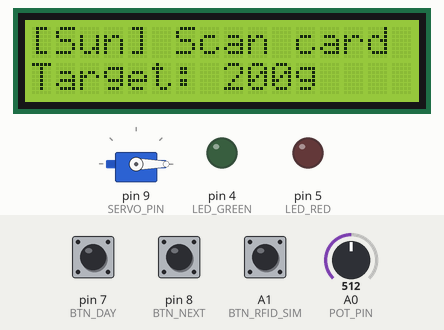
Simulated run of this sketch. Board: Arduino Uno, built with avr-gcc and run on an emulated ATmega328P. Shown: 16×2 character LCD, servo, output pins drawn as LEDs (lit = HIGH). Inputs (shaded band) come from the test bench; at power-on: A1 (BTN_RFID_SIM) HIGH, A0 (POT_PIN) = 512, pin 7 (BTN_DAY) HIGH, pin 8 (BTN_NEXT) HIGH. What the sketch prints to the serial monitor is not drawn.

Above: at 2.5 s.
2.6 s: A1 (BTN_RFID_SIM) pulled LOW for 0.15 s
At 3.5 s:
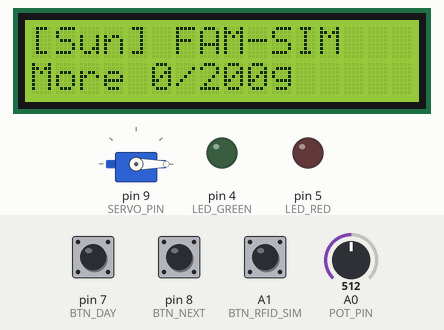
4.2 s: A0 (POT_PIN) set to 874
At 4.8 s:
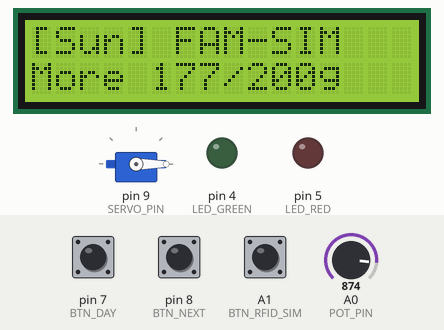
5.7 s: A0 (POT_PIN) set to 895
At 7.0 s:
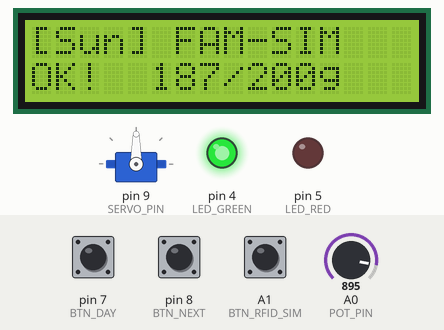
7.3 s: pin 7 (BTN_DAY) pulled LOW for 0.15 s
At 8.5 s:
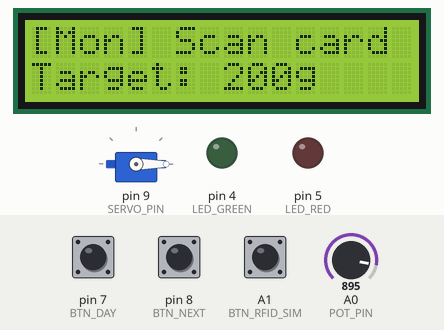
8.9 s: pin 7 (BTN_DAY) pulled LOW for 1 s
At 9.8 s:
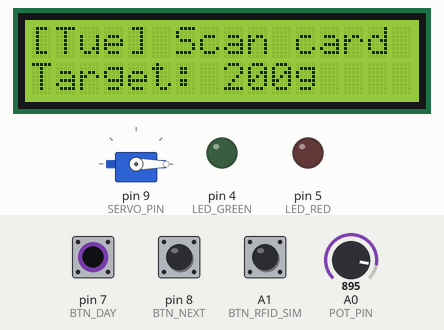
11.4 s: pin 7 (BTN_DAY) pulled LOW for 0.15 s
At 12.9 s:
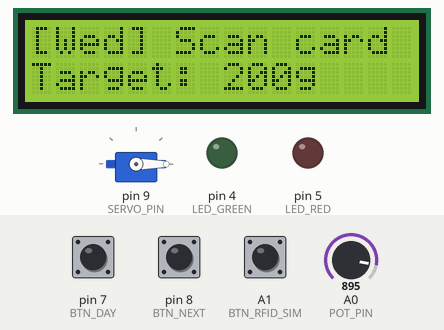
Timing chart, 0 to 14.0 s (numbered marks = the images above; inputs shaded):
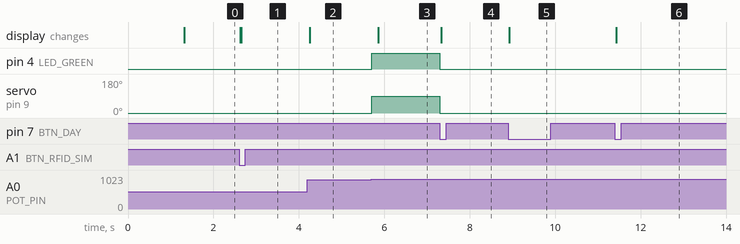

The sketch:

ARD_GROUP_13.ino
```cpp
/*
 * ============================================================
 *   שומר המָן במדבר  -  Manna Guardian
 *   Industrial Automation - Final Practical Project (Exercise C)
 * ============================================================
 *
 *   המערכת מבקרת איסוף מָן לפי משקל:
 *     - כל משפחה סורקת תג RFID לזיהוי.
 *     - הארדואינו מודד את משקל המָן שנאסף.
 *     - אם המשקל בטווח היעד היומי -> סרוו פותח את האסם.
 *     - אם נאסף יותר מהיעד          -> LED אדום + באזר ("אסור לאגור!").
 *     - ביום שישי היעד כפול (משנה לשבת).
 *     - בשבת המערכת נעולה ואינה מאפשרת איסוף.
 *
 *   שני מצבי הפעלה:
 *     SIMULATION_MODE = 1  ->  לסביבת Tinkercad
 *                              (משקל = פוטנציומטר, RFID = כפתור)
 *     SIMULATION_MODE = 0  ->  לחומרה פיזית (HX711 + RC522)
 * ============================================================
 */

#define SIMULATION_MODE 1   // 1 = Tinkercad, 0 = real hardware

#include <Wire.h>
#include <LiquidCrystal_I2C.h>
#include <Servo.h>

#if SIMULATION_MODE == 0
  #include <HX711.h>
  #include <SPI.h>
  #include <MFRC522.h>
#endif

// =================== Pin Map ===================
#if SIMULATION_MODE
  const int POT_PIN        = A0;   // מדמה משקל 0..1023 -> 0..500g
  const int BTN_RFID_SIM   = A1;   // לחיצה = "תג זוהה"
#else
  const int HX711_DT       = 2;
  const int HX711_SCK      = 3;
  const int RFID_SS        = 10;
  const int RFID_RST       = A0;
#endif

const int LED_GREEN        = 4;
const int LED_RED          = 5;
const int BUZZER           = 6;
const int BTN_DAY          = 7;   // קידום יום בשבוע
const int BTN_NEXT         = 8;   // סיום איסוף / משפחה הבאה
const int SERVO_PIN        = 9;

// =================== Constants ===================
const float NORMAL_TARGET  = 200.0;   // gram per person on weekday
const float FRIDAY_TARGET  = 400.0;   // double portion (משנה לשבת)
const float TOLERANCE      = 20.0;    // ±20g acceptable window
const long  DEBOUNCE_MS    = 50;
const float CALIB_FACTOR   = -7050.0; // נדרש כיול ב-HX711 הפיזי

const byte SUN = 0, FRI = 5, SAT = 6;
const char* DAY_NAMES[] = {"Sun","Mon","Tue","Wed","Thu","Fri","Sat"};

enum State { IDLE, COLLECTING, OK, OVER, SHABBAT };

// =================== Globals ===================
LiquidCrystal_I2C lcd(0x27, 16, 2);
Servo silo;

#if SIMULATION_MODE == 0
  HX711 scale;
  MFRC522 rfid(RFID_SS, RFID_RST);
#endif

byte         currentDay     = SUN;
String       currentFamily  = "";
float        lastWeight     = 0.0;
State        state          = IDLE;

unsigned long lastDayBtnT   = 0;
unsigned long lastNextBtnT  = 0;
unsigned long lastRfidBtnT  = 0;
bool          lastDayState  = HIGH;
bool          lastNextState = HIGH;
bool          lastRfidState = HIGH;

float         tareOffset    = 0.0;    // for simulation tare

// =================== Setup ===================
void setup() {
  Serial.begin(9600);
  Serial.println(F("=== Manna Guardian Boot ==="));

  pinMode(LED_GREEN, OUTPUT);
  pinMode(LED_RED,   OUTPUT);
  pinMode(BUZZER,    OUTPUT);
  pinMode(BTN_DAY,   INPUT_PULLUP);
  pinMode(BTN_NEXT,  INPUT_PULLUP);

#if SIMULATION_MODE
  pinMode(POT_PIN,      INPUT);
  pinMode(BTN_RFID_SIM, INPUT_PULLUP);
#else
  scale.begin(HX711_DT, HX711_SCK);
  scale.set_scale(CALIB_FACTOR);
  scale.tare();

  SPI.begin();
  rfid.PCD_Init();
#endif

  lcd.init();
  lcd.backlight();
  lcd.print("Manna Guardian");
  lcd.setCursor(0, 1);
  lcd.print("Booting...");

  silo.attach(SERVO_PIN);
  closeSilo();

  delay(1200);
  updateLcdIdle();
  Serial.print(F("Day = "));
  Serial.println(DAY_NAMES[currentDay]);
}

// =================== Loop ===================
void loop() {
  handleDayButton();
  handleNextButton();

  if (currentDay == SAT) {
    enterShabbat();
    return;
  }

  switch (state) {
    case IDLE:
      digitalWrite(LED_GREEN, LOW);
      digitalWrite(LED_RED,   LOW);
      noTone(BUZZER);
      checkRfid();
      break;

    case COLLECTING:
    case OK:
    case OVER:
      readAndJudgeWeight();
      break;

    case SHABBAT:
      break;
  }
}

// =================== RFID / family scan ===================
void checkRfid() {
#if SIMULATION_MODE
  bool s = digitalRead(BTN_RFID_SIM);
  if (s == LOW && lastRfidState == HIGH &&
      millis() - lastRfidBtnT > DEBOUNCE_MS) {
    lastRfidBtnT = millis();
    onFamilyScanned("FAM-SIM");
  }
  lastRfidState = s;
#else
  if (!rfid.PICC_IsNewCardPresent()) return;
  if (!rfid.PICC_ReadCardSerial())   return;
  String uid = "";
  for (byte i = 0; i < rfid.uid.size; i++) uid += String(rfid.uid.uidByte[i], HEX);
  rfid.PICC_HaltA();
  onFamilyScanned(uid);
#endif
}

void onFamilyScanned(const String& fam) {
  currentFamily = fam;
  Serial.print(F("[SCAN] Family: "));
  Serial.println(currentFamily);
  doTare();
  state = COLLECTING;
  updateLcdCollecting();
}

// =================== Weight reading ===================
float readWeightGrams() {
#if SIMULATION_MODE
  int raw = analogRead(POT_PIN);             // 0..1023
  float g = (raw / 1023.0) * 500.0;          // 0..500g
  return g - tareOffset;
#else
  if (!scale.is_ready()) return lastWeight;
  return scale.get_units(5);
#endif
}

void doTare() {
#if SIMULATION_MODE
  tareOffset = (analogRead(POT_PIN) / 1023.0) * 500.0;
#else
  scale.tare();
#endif
}

void readAndJudgeWeight() {
  float w = readWeightGrams();
  if (w < 0) w = 0;
  lastWeight = w;

  float target = (currentDay == FRI) ? FRIDAY_TARGET : NORMAL_TARGET;
  State newState;

  if (w < target - TOLERANCE) {
    newState = COLLECTING;
  } else if (w <= target + TOLERANCE) {
    newState = OK;
  } else {
    newState = OVER;
  }

  if (newState != state) {
    state = newState;
    Serial.print(F("[STATE] -> "));
    Serial.print(stateName(state));
    Serial.print(F(" | family="));
    Serial.print(currentFamily);
    Serial.print(F(" weight="));
    Serial.print(w, 1);
    Serial.println(F("g"));
  }

  applyOutputs();
  updateLcdWeight(target);
}

void applyOutputs() {
  switch (state) {
    case COLLECTING:
      digitalWrite(LED_GREEN, LOW);
      digitalWrite(LED_RED,   LOW);
      noTone(BUZZER);
      closeSilo();
      break;
    case OK:
      digitalWrite(LED_GREEN, HIGH);
      digitalWrite(LED_RED,   LOW);
      noTone(BUZZER);
      openSilo();
      break;
    case OVER:
      digitalWrite(LED_GREEN, LOW);
      digitalWrite(LED_RED,   HIGH);
      tone(BUZZER, 1200);
      closeSilo();
      break;
    default: break;
  }
}

// =================== Buttons ===================
void handleDayButton() {
  bool s = digitalRead(BTN_DAY);
  if (s == LOW && lastDayState == HIGH &&
      millis() - lastDayBtnT > DEBOUNCE_MS) {
    lastDayBtnT = millis();
    currentDay = (currentDay + 1) % 7;
    Serial.print(F("[DAY] -> "));
    Serial.println(DAY_NAMES[currentDay]);
    resetCycle();
  }
  lastDayState = s;
}

void handleNextButton() {
  bool s = digitalRead(BTN_NEXT);
  if (s == LOW && lastNextState == HIGH &&
      millis() - lastNextBtnT > DEBOUNCE_MS) {
    lastNextBtnT = millis();
    Serial.print(F("[NEXT] family="));
    Serial.print(currentFamily);
    Serial.print(F(" final="));
    Serial.print(lastWeight, 1);
    Serial.println(F("g"));
    resetCycle();
  }
  lastNextState = s;
}

void resetCycle() {
  state = IDLE;
  currentFamily = "";
  lastWeight = 0;
  doTare();
  closeSilo();
  digitalWrite(LED_GREEN, LOW);
  digitalWrite(LED_RED,   LOW);
  noTone(BUZZER);
  updateLcdIdle();
}

// =================== Servo ===================
void openSilo()  { silo.write(90); }
void closeSilo() { silo.write(0);  }

// =================== Shabbat ===================
void enterShabbat() {
  if (state != SHABBAT) {
    state = SHABBAT;
    Serial.println(F("[SHABBAT] System locked"));
    lcd.clear();
    lcd.setCursor(0, 0);
    lcd.print("** SHABBAT **");
    lcd.setCursor(0, 1);
    lcd.print("No collection");
  }
  digitalWrite(LED_GREEN, LOW);
  digitalWrite(LED_RED,   HIGH);
  noTone(BUZZER);
  closeSilo();
}

// =================== LCD helpers ===================
void updateLcdIdle() {
  float t = (currentDay == FRI) ? FRIDAY_TARGET : NORMAL_TARGET;
  lcd.clear();
  lcd.setCursor(0, 0);
  lcd.print("[");
  lcd.print(DAY_NAMES[currentDay]);
  lcd.print("] Scan card");
  lcd.setCursor(0, 1);
  lcd.print("Target: ");
  lcd.print(t, 0);
  lcd.print("g");
}

void updateLcdCollecting() {
  lcd.clear();
  lcd.setCursor(0, 0);
  lcd.print("[");
  lcd.print(DAY_NAMES[currentDay]);
  lcd.print("] ");
  lcd.print(currentFamily.substring(0, 8));
  lcd.setCursor(0, 1);
  lcd.print("Collecting...");
}

void updateLcdWeight(float target) {
  static unsigned long lastT = 0;
  if (millis() - lastT < 200) return;
  lastT = millis();

  lcd.setCursor(0, 1);
  lcd.print("                ");
  lcd.setCursor(0, 1);

  if      (state == OK)   lcd.print("OK!  ");
  else if (state == OVER) lcd.print("STOP ");
  else                    lcd.print("More ");

  lcd.print(lastWeight, 0);
  lcd.print("/");
  lcd.print(target, 0);
  lcd.print("g");
}

const char* stateName(State s) {
  switch (s) {
    case IDLE:       return "IDLE";
    case COLLECTING: return "COLLECTING";
    case OK:         return "OK";
    case OVER:       return "OVER";
    case SHABBAT:    return "SHABBAT";
    default:         return "?";
  }
}
```

Measured:
- the behaviour switches between 880 and 881 on A0 (POT_PIN) (found by bisection; images 2 and 3)
- after the input at 2.6 s, the display: first changes at once (image 1 shows a later state)
- after the input at 4.2 s, the display: changes after 0.06 s (image 2)
- after the input at 5.7 s, pin 4 (LED_GREEN): LOW → HIGH at once; servo on pin 9 (SERVO_PIN): 0° → 90° at once; the display: changes after 0.16 s (image 3)
- after the input at 7.3 s, pin 4 (LED_GREEN): HIGH → LOW at once; servo on pin 9 (SERVO_PIN): 90° → 0° at once; the display: changes at once (image 4)
- after the input at 8.9 s, the display: changes at once (image 5)
- after the input at 11.4 s, the display: changes at once (image 6)
